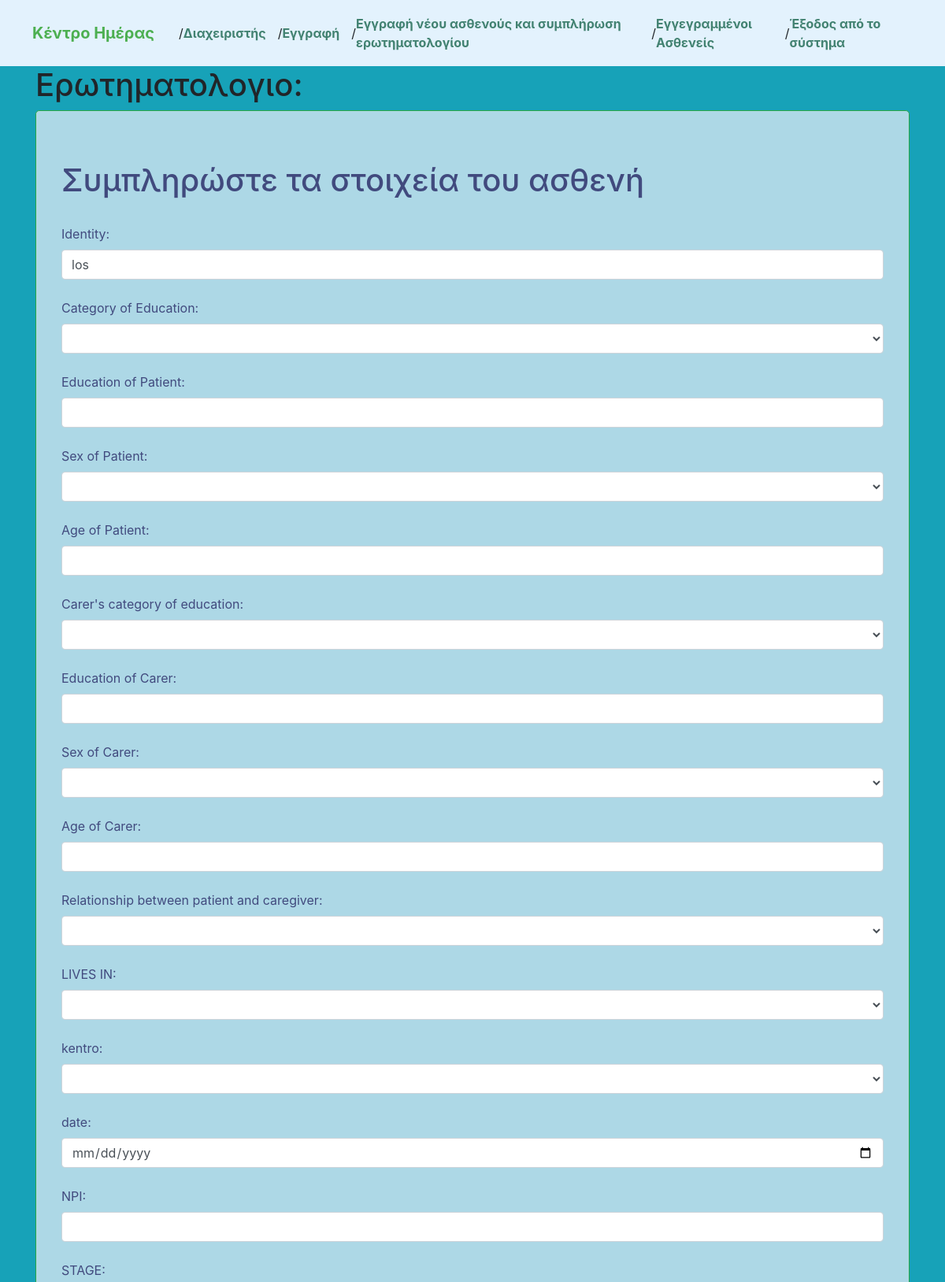
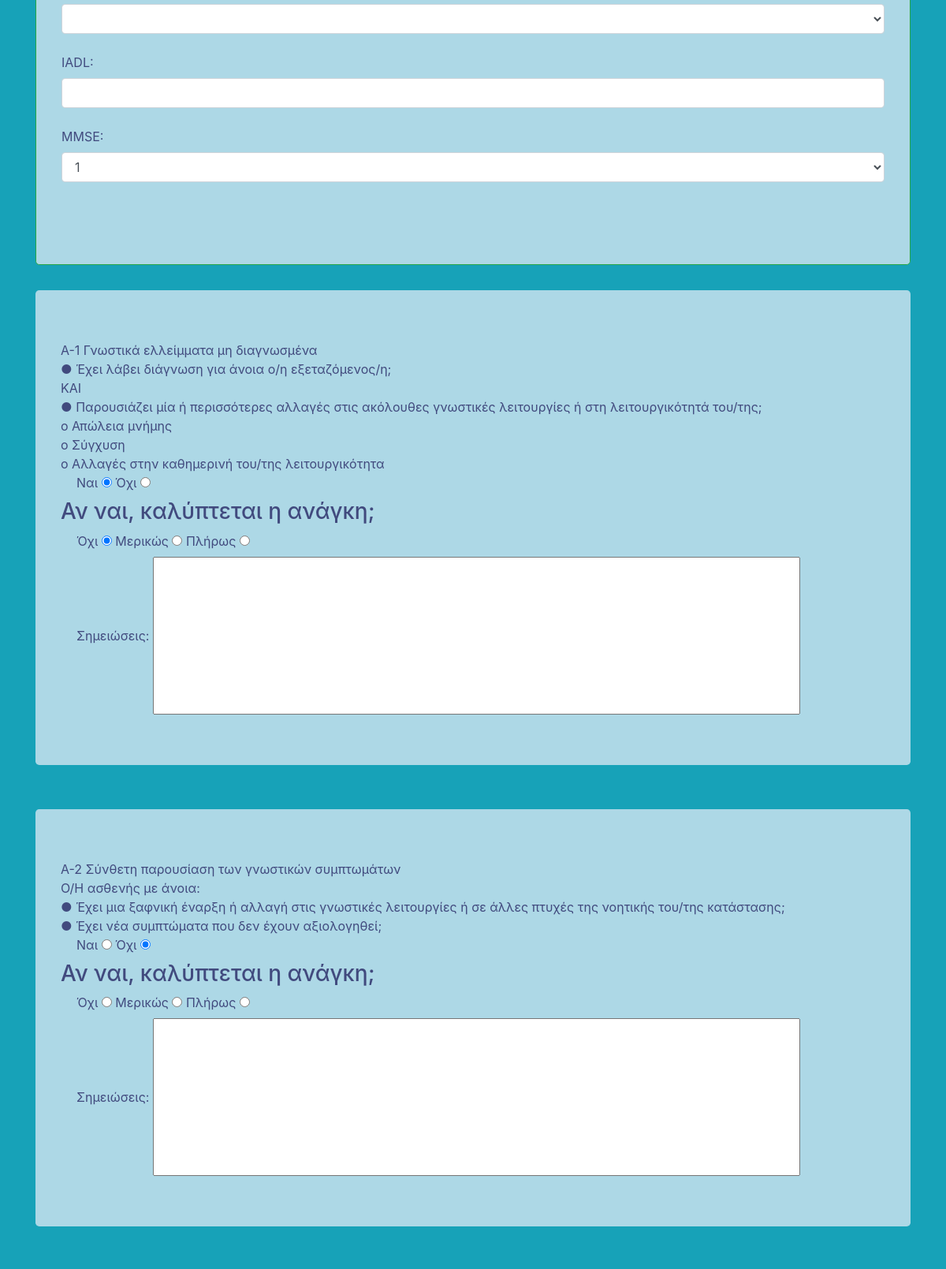
Screenshot of /poll/edit_patient/93/ (signed in, upper part) with the database file from the repository (2 pictures, top to bottom).
### poll/models.py (models this page shows, shortened)
class Patient(models.Model):
    IDENTITY = models.CharField(max_length=10,null=True)
    EDUCCATEGORY = models.CharField(max_length=100,null=True)
    EDUCPATIENT = models.CharField(max_length=100,null=True)
    SEXPATIENT = models.CharField(max_length=100,null=True)
    AGEPATIENT = models.CharField(max_length=10,null=True)
    ECUCCARERCAT = models.CharField(max_length=100,null=True)
    EDUCCARER = models.CharField(max_length=100,null=True)
    SEXCARER = models.CharField(max_length=100,null=True)
    AGECARER = models.CharField(max_length=100,null=True)
    RELATIONSHIPCARER = models.CharField(max_length=100,null=True)
    LIVESIN = models.CharField(max_length=100,null=True)
    kentro = models.CharField(max_length=100,null=True)
    date = models.CharField(max_length=100,null=True)
    NPI = models.CharField(max_length=100,null=True)
    STAGE = models.CharField(max_length=100,null=True)
    IADL = models.CharField(max_length=100,null=True)
    MMSE = models.CharField(max_length=100,null=True)
    DOCTOR = models.ForeignKey(User, on_delete=models.CASCADE,null=True)

class Question(models.Model):
    question_text = models.CharField(max_length=750)

class Choice(models.Model):
    question = models.ForeignKey(Question, on_delete=models.CASCADE)
    user = models.ForeignKey(User, on_delete=models.CASCADE)
    patient = models.ForeignKey(Patient, on_delete=models.CASCADE,null=True)
    notes = models.CharField(max_length=200,null=True)
    first_answer = models.CharField(max_length=10)
    second_answer = models.CharField(max_length=10,null=True)
    def __str__(self):
        return str([self.question.id,self.first_answer,self.second_answer,self.notes])

### poll/views.py (the view)
# urls.py: path('edit_patient/<int:patient_id>/', views.edit_patient, name='edit_patient'),
@login_required
def edit_patient(request, patient_id):
    patient = get_object_or_404(Patient, pk=patient_id)
    choices = Choice.objects.filter(patient=patient, user=request.user)
    print(choices)
    choices_dict = {choice.question_id: choice for choice in choices}
    num_questions = 66
    answers_q1 = [''] * num_questions
    answers_q2 = [''] * num_questions
    answers_q3 = [''] * num_questions
    for choice in choices:
        question_id = choice.question_id
        answers_q1[question_id - 1] = choice.first_answer
        answers_q2[question_id - 1] = choice.second_answer
        answers_q3[question_id - 1] = choice.notes
    answers_q1 = answers_q1[5:]
    answers_q2 = answers_q2[5:]
    answers_q3 = answers_q3[5:]
    questions = Question.objects.all()
    mylist = zip(questions,answers_q1,answers_q2,answers_q3)
    return render(request, 'poll/edit_patient.html', {'patient': patient, 'questions': Question.objects.all(), 'mylist':mylist})

### templates/poll/edit_patient.html (shortened to what this page needs)
{% extends "poll/base.html" %}
{% load static %}
{% block body_block %}
    <h1>Ερωτηματολογιο:</h1>
    <form method="post" action="{% url 'poll:update_answers' %}">
      <div class="jumbotron border border-success" style="background-color: #ADD8E6; color: #414a7e;">
        <h1>Συμπληρώστε τα στοιχεία του ασθενή</h1>
        <div class="form-group">
          <input type="hidden" id="patient_id" name="patient_id" value="{{ patient.id }}"><br>
          <label for="IDENTITY">Identity:</label>
          <input type="text" class="form-control" id="IDENTITY" name="IDENTITY" value="{{ patient.IDENTITY }}"><br>
          <label for="EDUCCATEGORY">Category of Education:</label>
          <select class="form-control" type="text" id="EDUCCATEGORY" name="EDUCCATEGORY">
            <option> </option>
            <option {% if "0-6" in patient.EDUCCATEGORY %}selected{% endif %}>0-6</option>
          </select><br>
          <label for="EDUCPATIENT">Education of Patient:</label>
          <input type="text" class="form-control" id="EDUCPATIENT" name="EDUCPATIENT" value="{{ patient.EDUCPATIENT }}"><br>
          <label for="SEXPATIENT">Sex of Patient:</label>
          <select class="form-control" type="text" id="SEXPATIENT" name="SEXPATIENT" value="{{ patient.SEXPATIENT }}">
            <option> </option>
            <option {% if "Male" in patient.SEXPATIENT %}selected{% endif %}>Male</option>
          </select><br>
          <label for="AGEPATIENT">Age of Patient:</label>
          <input type="text" class="form-control" id="AGEPATIENT" name="AGEPATIENT" value="{{ patient.AGEPATIENT }}"><br>
          <label for="ECUCCARERCAT">Carer's category of education:</label>
          <select type="text" class="form-control" id="ECUCCARERCAT" name="ECUCCARERCAT" value="{{ patient.ECUCCARERCAT }}">
            <option> </option>
            <option {% if "0-6" in patient.EDUCCARERCAT %}selected{% endif %}>0-6</option>
          </select><br>
          <label for="EDUCCARER">Education of Carer:</label>
          <input type="text" class="form-control" id="EDUCCARER" name="EDUCCARER" value="{{ patient.EDUCCARER }}"><br>
          <label for="SEXCARER">Sex of Carer:</label>
          <select class="form-control" type="text" id="SEXCARER" name="SEXCARER" value="{{ patient.SEXCARER }}">
            <option> </option>
            <option {% if "Male" in patient.SEXCARER %}selected{% endif %}>Male</option>
          </select><br>
          <label for="AGECARER">Age of Carer:</label>
          <input type="text" class="form-control" id="AGECARER" name="AGECARER" value="{{ patient.AGECARER }}"><br>
          <label for="RELATIONSHIPCARER">Relationship between patient and caregiver:</label>
          <select type="text" class="form-control" id="RELATIONSHIPCARER" name="RELATIONSHIPCARER" value="{{ patient.RELATIONSHIPCARER }}">
            <option> </option>
            <option {% if "SPOUSE" in patient.RELATIONSHIPCARER %}selected{% endif %}>SPOUSE</option>
          </select><br>
          <label for="LIVESIN">LIVES IN:</label>
          <select type="text" class="form-control" id="LIVESIN" name="LIVESIN" value="{{ patient.LIVESIN }}">
            <option> </option>
            <option {% if "CITY" in patient.LIVESIN %}selected{% endif %}>CITY</option>
          </select><br>
          <label for="kentro">kentro:</label>
          <select type="text" class="form-control" id="kentro" name="kentro" value="{{ patient.kentro }}">
            <option> </option>
            <option {% if "IOANNINA" in patient.kentro %}selected{% endif %}>IOANNINA</option>
          </select><br>
          <label for="date">date:</label>
          <input type="date" class="form-control" id="date" name="date" value="{{ patient.date }}"><br>
          <label for="NPI">NPI:</label>
          <input type="text" class="form-control" id="NPI" name="NPI" value="{{ patient.NPI }}"><br>
          <label for="STAGE">STAGE:</label>
          <select type="text" class="form-control" id="STAGE" name="STAGE" value="{{ patient.STAGE }}">
            <option> </option>
            <option {% if "MILD" in patient.STAGE %}selected{% endif %}>MILD</option>
          </select><br>
          <label for="IADL">IADL:</label>
          <input type="text" class="form-control" id="IADL" name="IADL" value="{{ patient.IADL }}"><br>
          <label for="MMSE">MMSE:</label>
          <select type="text" class="form-control" id="MMSE" name="MMSE" value="{{ patient.MMSE }}">
            <option {% if "1" in patient.MMSE %}selected{% endif %}>1</option>
          </select><br>
        </div>
      </div>
        <ul class="text-justify">
            {% for question,answer_q1,answer_q2,notes in mylist %}
                <li>
                  <div class="jumbotron" style="background-color: #ADD8E6; color: #414a7e;">
                    {{ question.question_text|safe }}
                  <div class="form-check">
                    <label class="form-ckeck-label"  for="yes">Ναι</label>
                    <input onclick="enfunction({{ question.id }})" id="yes" type="radio" name="first_answer_{{ question.id }}" value="Ναι" {% if answer_q1 == 'Ναι' %} checked {% endif %}>
                    <label class="form-ckeck-label"  for="NO">Όχι</label>
                    <input onclick="myfunction({{ question.id }})" id="NO" type="radio" name="first_answer_{{ question.id }}" value="Όχι" {% if answer_q1 == 'Όχι' %} checked {% endif %}>
                  </div>
                  <h3>Αν ναι, καλύπτεται η ανάγκη;</h3>
                  <div class="form-check">
                    <label class="form-ckeck-label"  for="No">Όχι</label>
                    <input id="No_{{ question.id }}" type="radio" name="second_answer_{{ question.id }}" value="Όχι" {% if answer_q2 == 'Όχι' %} checked {% endif %}>
                    <label class="form-ckeck-label"  for="Medium">Μερικώς</label>
                    <input id="Medium_{{ question.id }}" type="radio" name="second_answer_{{ question.id }}" value="Μερικώς" {% if answer_q2 == 'Μερικώς' %} checked {% endif %}>
                    <label class="form-ckeck-label"  for="Full">Πλήρως</label>
                    <input id="Full_{{ question.id }}" type="radio" name="second_answer_{{ question.id }}" value="Πλήρως" {% if answer_q2 == 'Πλήρως' %} checked {% endif %}><br>
                    <label for="textbox">Σημειώσεις:</label>
                    <input type="text" id="textbox" name="notes_{{ question.id }}" style="width:80%; height:200px;" value="{{ notes }}">
                  </div>
                  </div>
                </li>
                <br>
            {% endfor %}
        </ul>
    </form>
{% endblock %}

### templates/poll/base.html (style rules this page uses)
ul { list-style-type: none; margin-left: 0px; padding-left: 0px; }

### rows the page displays
Patient: IDENTITY "los", MMSE "1"
Question: question_text "A-1 Γνωστικά ελλείμματα μη διαγνωσμένα ● Έχει λάβει διάγνωση για άνοια ο/η εξεταζόμενος/η; ΚΑΙ ● Παρουσιάζει μία ή περισσότερες αλλαγές στις ακόλουθες γνωστικές λειτουργίες ή στη λειτουργικότητά του/της; o Απώλεια μνήμης o Σύγχυση o Αλλαγές στην καθημερινή του/της λειτουργικότητα", id "☑ Ναι", id "☐ Όχι", id "☑"
Question: question_text "A-2 Σύνθετη παρουσίαση των γνωστικών συμπτωμάτων Ο/Η ασθενής με άνοια: ● Έχει μια ξαφνική έναρξη ή αλλαγή στις γνωστικές λειτουργίες ή σε άλλες πτυχές της νοητικής του/της κατάστασης; ● Έχει νέα συμπτώματα που δεν έχουν αξιολογηθεί;", id "☑"
